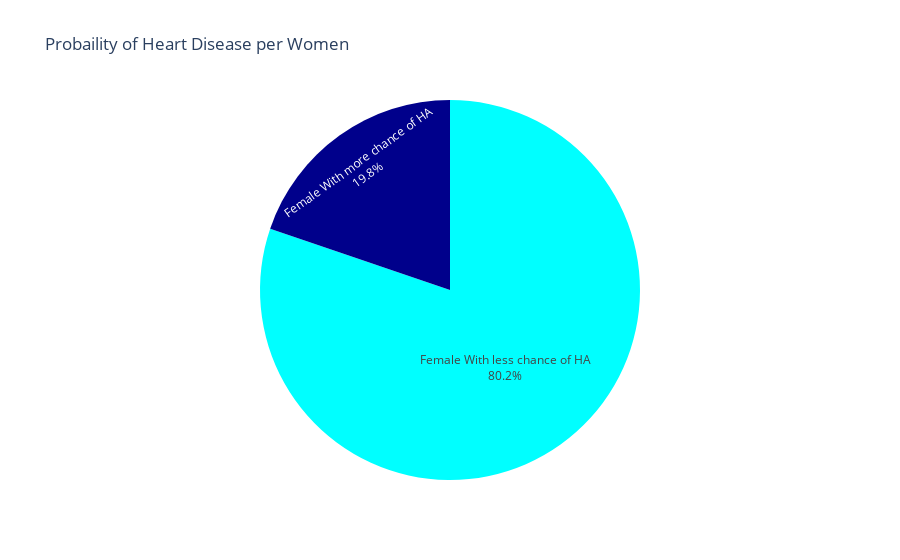

Here is the notebook cell this chart was saved with:
### Code cell
labels = ["Female With less chance of HA","Female With more chance of HA"]
values = [df[(df["Sex"]=='F') & (df["HeartDisease"]==0)].count().to_numpy()[0], df[(df["Sex"]=='F') & (df["HeartDisease"]==1)].count().to_numpy()[0]]
fig = go.Figure(data=[go.Pie(labels=labels,values=values,marker_colors=['cyan','darkblue'],textinfo='label+percent')])
fig.update(layout_title_text='Probaility of Heart Disease per Women',layout_showlegend=False)
fig.show()

### Figure 1 — Plotly figure (JSON) as saved in the notebook; plotly's stock layout.template omitted (floating-point values rounded to 4 significant figures)
{"data": [{"labels": ["Female With less chance of HA", "Female With more chance of HA"], "marker": {"colors": ["cyan", "darkblue"]}, "textinfo": "label+percent", "type": "pie", "values": [138, 34]}], "layout": {"showlegend": false, "title": {"text": "Probaility of Heart Disease per Women"}}}
